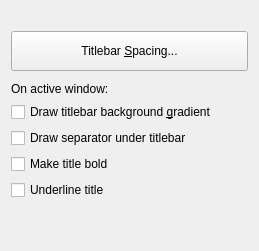
       <widget class="QWidget" name="tab_titlebar">
        <attribute name="title">
         <string>&amp;Titlebar</string>
        </attribute>
        <layout class="QVBoxLayout" name="verticalLayout_5">
         <item>
          <spacer name="verticalSpacer_22">
           <property name="orientation">
            <enum>Qt::Orientation::Vertical</enum>
           </property>
           <property name="sizeType">
            <enum>QSizePolicy::Policy::Fixed</enum>
           </property>
           <property name="sizeHint" stdset="0">
            <size>
             <width>20</width>
             <height>20</height>
            </size>
           </property>
          </spacer>
         </item>
         <item>
          <widget class="QPushButton" name="titleBarSpacingButton">
           <property name="sizePolicy">
            <sizepolicy hsizetype="Fixed" vsizetype="Fixed">
             <horstretch>0</horstretch>
             <verstretch>0</verstretch>
            </sizepolicy>
           </property>
           <property name="minimumSize">
            <size>
             <width>237</width>
             <height>40</height>
            </size>
           </property>
           <property name="text">
            <string>Titlebar &amp;Spacing...</string>
           </property>
           <property name="icon">
            <iconset theme="transform-crop-and-resize">
             <normaloff>../.designer/backup</normaloff>../.designer/backup</iconset>
           </property>
          </widget>
         </item>
         <item>
          <spacer name="verticalSpacer_4">
           <property name="orientation">
            <enum>Qt::Orientation::Vertical</enum>
           </property>
           <property name="sizeType">
            <enum>QSizePolicy::Policy::Fixed</enum>
           </property>
           <property name="sizeHint" stdset="0">
            <size>
             <width>20</width>
             <height>5</height>
            </size>
           </property>
          </spacer>
         </item>
         <item>
          <widget class="QLabel" name="label">
           <property name="text">
            <string>On active window:</string>
           </property>
          </widget>
         </item>
         <item>
          <widget class="QCheckBox" name="drawBackgroundGradient">
           <property name="text">
            <string>Draw titlebar background &amp;gradient</string>
           </property>
          </widget>
         </item>
         <item>
          <widget class="QCheckBox" name="drawTitleBarSeparator">
           <property name="text">
            <string>Draw separator under titlebar</string>
           </property>
          </widget>
         </item>
         <item>
          <widget class="QCheckBox" name="boldTitle">
           <property name="text">
            <string>Make title bold</string>
           </property>
          </widget>
         </item>
         <item>
          <widget class="QCheckBox" name="underlineTitle">
           <property name="text">
            <string>Underline title</string>
           </property>
          </widget>
         </item>
         <item>
          <spacer name="verticalSpacer_19">
           <property name="orientation">
            <enum>Qt::Orientation::Vertical</enum>
           </property>
           <property name="sizeHint" stdset="0">
            <size>
             <width>20</width>
             <height>40</height>
            </size>
           </property>
          </spacer>
         </item>
        </layout>
       </widget>
